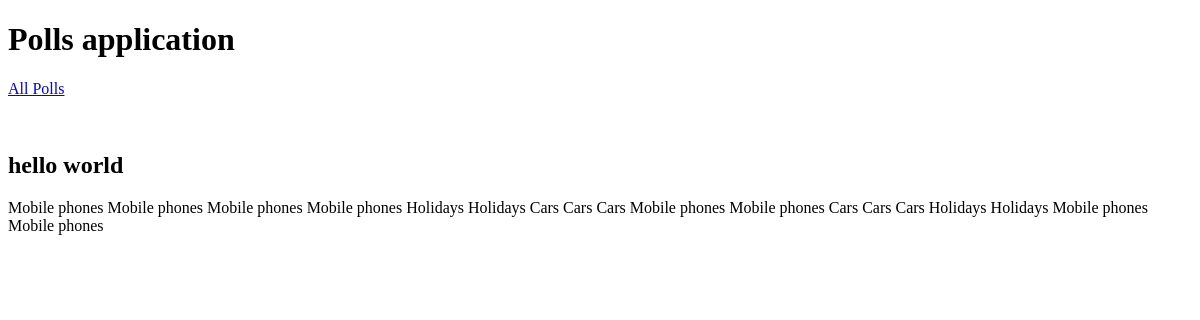
/poll/user_results/ (signed in), run on an earlier commit of the app's database.
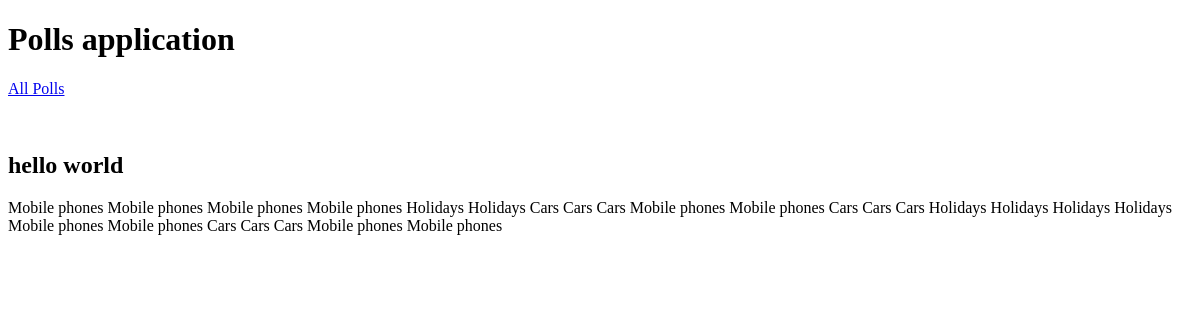
And on a later commit of the database.
### poll/models.py (models this page shows, shortened)
class Vote(models.Model):
    user = models.ForeignKey(User, on_delete=models.CASCADE)
    poll = models.ForeignKey(Poll, on_delete=models.CASCADE)
    choice = models.ForeignKey(Choice, on_delete=models.CASCADE)

class Poll(models.Model):
    title = models.CharField(max_length=150, db_index=True)
    slug = models.SlugField(max_length=150, unique=True)
    comment = models.TextField(blank=True, db_index=True)
    date_create = models.DateTimeField(auto_now_add=True)
    is_public = models.BooleanField(default=False)
    def __str__(self):
        return self.title

### poll/views.py (the view)
# urls.py: path('user_results/', user_results, name='user_results'),
def user_results(request):
    superuser = request.user.is_superuser
    if superuser is False:
        messages.error(request, 'You are not admin')
        return redirect('polls_list_url')
    else:
        user = User.objects.all()
        for i in user:
            print(i.vote_set.all())
        return render(request, 'poll/user_results.html', {'user': user})

### poll/templates/poll/user_results.html (shortened to what this page needs)
{% extends 'poll/base_poll.html' %}
{% block content %}
<br>
<h2>hello world</h2>
      {% for set in user %}
        {% for poll in set.vote_set.all%}
        {{ poll.poll }}
          {% endfor %}
      {% endfor %}
{% endblock %}

### poll/templates/poll/base_poll.html
{% extends 'base.html' %}

### templates/base.html (shortened to what this page needs)
<!DOCTYPE html>
<html lang="en">
<head>
</head>
<body>
<h1>Polls application</h1> <a href="{% url 'polls_list_url' %}" > All Polls </a>
        {% block content %}{% endblock %}
</body>
</html>

What changed in the data, as far as the page shows it:
added Vote: poll "Holidays"
added Vote: poll "Holidays"
added Vote: poll "Mobile phones"
added Vote: poll "Mobile phones"
added Vote: poll "Cars"
added Vote: poll "Cars"
added Vote: poll "Cars"
